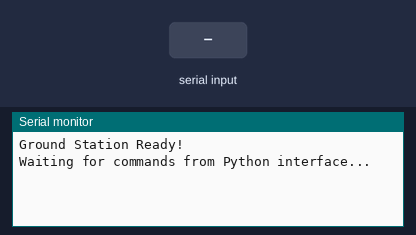
Recording of a sketch running on a simulated Arduino Uno, built with avr-gcc and run on an emulated ATmega328P. On the bench: the last lines printed to the serial monitor. The test bench sets the inputs (shaded band). No radio packets arrive unless stated.

Above: at 1.2 s.
1.3 s: "1\n" received over Serial
At 2.4 s:
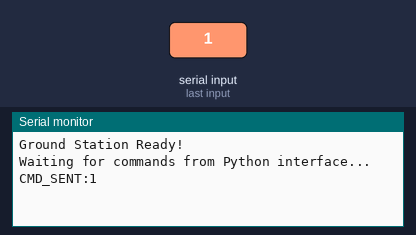
2.8 s: byte 10 ('\n') received over Serial
At 3.6 s:
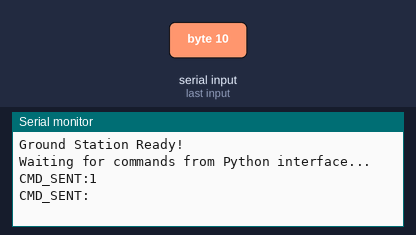
4.3 s: "0\n" received over Serial
At 4.7 s:
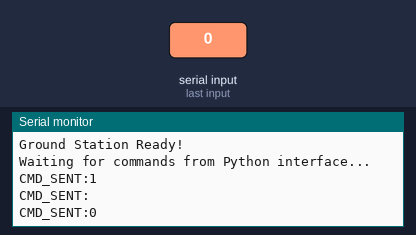

The sketch:

ground_station_control.ino
```cpp
#include <SPI.h>
#include <RF24.h>

// Pin definitions for nRF24L01+
#define CE_PIN 9
#define CSN_PIN 10

// Radio pipe addresses for the 2 nodes to communicate
const uint64_t pipes[2] = { 0xF0F0F0F0E1LL, 0xF0F0F0F0D2LL };

// Initialize RF24 object
RF24 radio(CE_PIN, CSN_PIN);

// Buffer for serial communication
const int BUFFER_SIZE = 64;
char serialBuffer[BUFFER_SIZE];
int bufferIndex = 0;

void setup() {
    // Initialize serial communication
    Serial.begin(115200);

    // Initialize radio communication
    if (!radio.begin()) {
        Serial.println("Radio hardware not responding!");
        while (1);
    }

    // Radio configuration
    radio.setPALevel(RF24_PA_LOW);
    radio.setChannel(76);
    radio.setDataRate(RF24_250KBPS);
    radio.enableDynamicPayloads();
    radio.setRetries(5, 15);

    radio.openWritingPipe(pipes[0]);
    radio.openReadingPipe(1, pipes[1]);

    radio.startListening();

    Serial.println("Ground Station Ready!");
    Serial.println("Waiting for commands from Python interface...");
}

void loop() {
    // Read commands from Python
    while (Serial.available() > 0) {
        char inChar = Serial.read();

        if (inChar == '\n') {
            serialBuffer[bufferIndex] = '\0';  // Null terminate the string
            processSerialCommand(serialBuffer);
            bufferIndex = 0;  // Reset buffer
        } else if (bufferIndex < BUFFER_SIZE - 1) {
            serialBuffer[bufferIndex++] = inChar;
        }
    }
}

void processSerialCommand(const char* command) {
    radio.stopListening();

    // Send command through radio
    bool success = radio.write(command, strlen(command) + 1);

    radio.startListening();

    // Echo command back to Python for confirmation
    if (success) {
        Serial.print("CMD_SENT:");
        Serial.println(command);
    } else {
        Serial.println("CMD_FAILED");
    }
} 
```

Measured:
- after the input at 1.3 s, the serial monitor: prints a new line at once (image 1)
- after the input at 2.8 s, the serial monitor: prints a new line at once (image 2)
- after the input at 4.3 s, the serial monitor: prints a new line at once (image 3)
